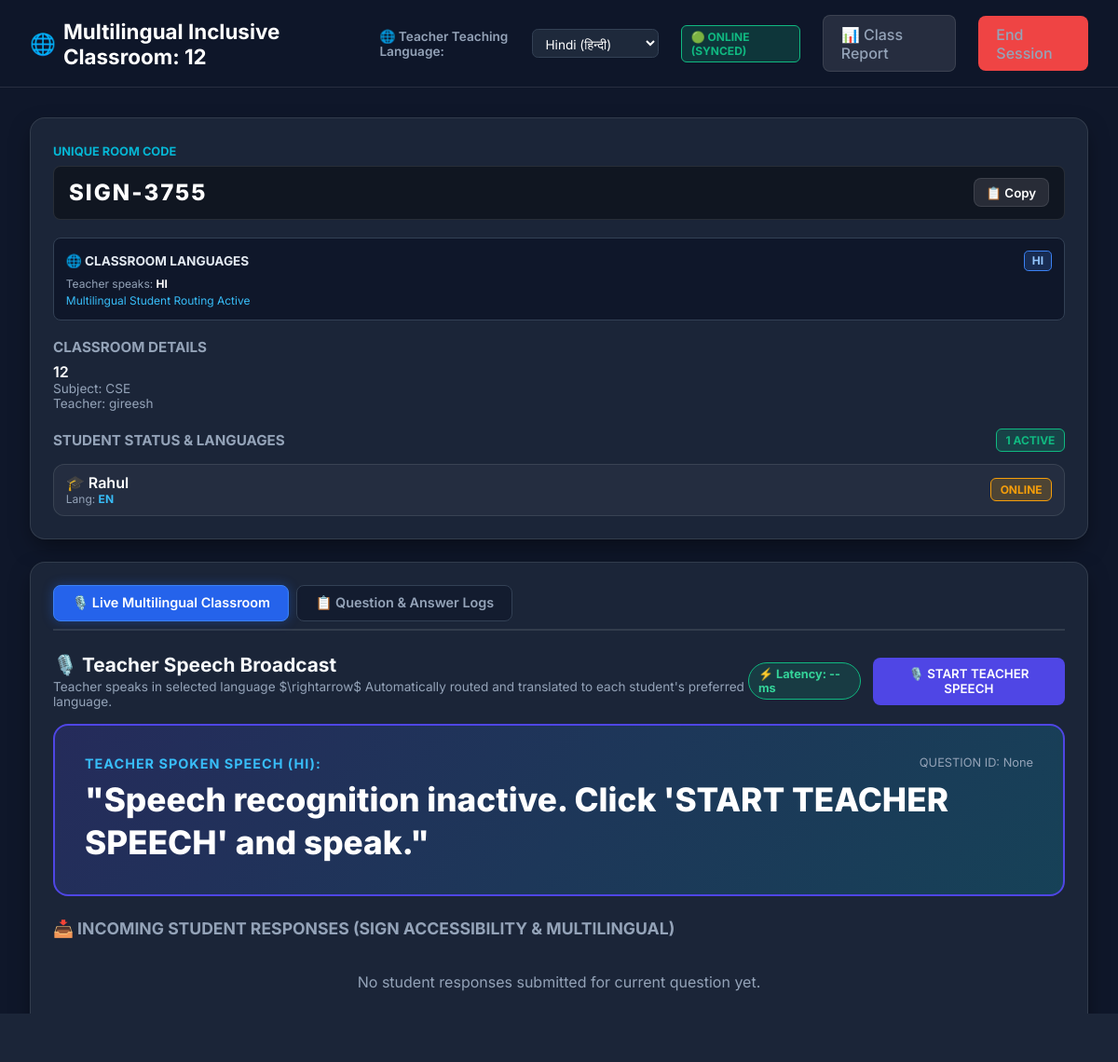
Screenshot of /teacher/SIGN-3755 with the database file from the repository.
### tables this page shows
CREATE TABLE rooms (
                room_code TEXT PRIMARY KEY,
                teacher_name TEXT NOT NULL,
                room_name TEXT NOT NULL,
                subject TEXT NOT NULL,
                description TEXT,
                max_students INTEGER DEFAULT 30,
                password TEXT,
                created_at TEXT NOT NULL,
                status TEXT DEFAULT 'active'
            , source_language TEXT DEFAULT 'hi', target_language TEXT DEFAULT 'sat', offline_mode INTEGER DEFAULT 0);

CREATE TABLE room_members (
                id INTEGER PRIMARY KEY AUTOINCREMENT,
                room_code TEXT NOT NULL,
                student_name TEXT NOT NULL,
                status TEXT DEFAULT 'online',
                joined_at TEXT NOT NULL, preferred_language TEXT DEFAULT 'en',
                FOREIGN KEY (room_code) REFERENCES rooms (room_code)
            );

### app.py (the view)
@app.route('/teacher/<room_code>')
def teacher_dashboard_page(room_code):
    room = db.get_room(room_code)
    if not room:
        return redirect(url_for('index_page'))
    members = db.get_room_members(room_code)
    questions = db.get_questions_by_room(room_code)
    pending_requests = db.get_student_requests(room_code, status="pending")
    return render_template('teacher_dashboard.html', room=room, members=members, questions=questions, pending_requests=pending_requests)

### app.py (called while the page is built)
@app.after_request
def add_header(response):
    response.headers['Cache-Control'] = 'no-cache, no-store, must-revalidate'
    response.headers['Pragma'] = 'no-cache'
    response.headers['Expires'] = '0'
    return response

### src/database.py (called while the page is built)
    def _get_connection(self):
        return sqlite3.connect(self.db_path)

    def get_room_members(self, room_code):
        conn = self._get_connection()
        cursor = conn.cursor()
        cursor.execute("SELECT id, student_name, status, joined_at, preferred_language FROM room_members WHERE room_code = ? ORDER BY id ASC", (room_code,))
        rows = cursor.fetchall()
        conn.close()
        return [{
            'id': r[0],
            'student_name': r[1],
            'status': r[2],
            'joined_at': r[3],
            'preferred_language': r[4] if len(r) > 4 and r[4] else 'en'
        } for r in rows]

    def get_student_requests(self, room_code, status="pending"):
        conn = self._get_connection()
        cursor = conn.cursor()
        cursor.execute("SELECT id, student_name, detected_sentence, confidence, status, timestamp FROM student_requests WHERE room_code = ? AND status = ? ORDER BY id ASC", (room_code, status))
        rows = cursor.fetchall()
        conn.close()
        return [{
            'id': r[0],
            'student_name': r[1],
            'detected_sentence': r[2],
            'confidence': float(r[3]),
            'status': r[4],
            'timestamp': r[5]
        } for r in rows]

### templates/teacher_dashboard.html (shortened to what this page needs)
<!DOCTYPE html>
<html lang="en">
<head>
    <link rel="stylesheet" href="{{ url_for('static', filename='css/classroom.css') }}">
</head>
<body>
    <nav class="navbar">
        <div class="nav-brand">
            <span>🌐</span>
            <span>Multilingual Inclusive Classroom: {{ room.room_name }}</span>
        </div>
        <div class="nav-links">
            <div style="display: flex; align-items: center; gap: 0.4rem;">
                <label for="teacherLangSelect" style="color: #94a3b8; font-size: 0.85rem; font-weight: 600;">🌐 Teacher Teaching Language:</label>
                <select id="teacherLangSelect" style="background: #1e293b; border: 1px solid #334155; color: #fff; padding: 0.35rem 0.6rem; border-radius: 0.4rem; font-size: 0.85rem;" onchange="onTeacherLangChange()">
                    <option value="hi" {% if room.teacher_language == 'hi' %}selected{% endif %}>Hindi (हिन्दी)</option>
                </select>
            </div>
            <div id="sync-status-badge" class="badge badge-success" onclick="triggerSync()" style="cursor: pointer;" title="Click to synchronize offline content">
                🟢 ONLINE (Synced)
            </div>
            <a href="/report/{{ room.room_code }}" class="btn btn-secondary">📊 Class Report</a>
            <a href="/" class="btn btn-danger" onclick="return confirm('End session?')">End Session</a>
        </div>
    </nav>
    <div class="container" style="max-width: 1600px;">
        <div class="dashboard-grid">
            <aside class="glass-card">
                <div style="margin-bottom: 1.2rem;">
                    <label style="font-size: 0.8rem; color: var(--secondary-color); font-weight: 700;">UNIQUE ROOM CODE</label>
                    <div style="display: flex; align-items: center; justify-content: space-between; background: rgba(0,0,0,0.4); padding: 0.8rem 1rem; border-radius: 0.5rem; margin-top: 0.4rem; border: 1px solid var(--border-color);">
                        <span style="font-size: 1.5rem; font-weight: 800; color: #fff; letter-spacing: 2px;" id="room-code-display">{{ room.room_code }}</span>
                        <button class="btn btn-secondary" onclick="navigator.clipboard.writeText('{{ room.room_code }}'); alert('Room Code Copied!')" style="padding: 0.4rem 0.8rem;">📋 Copy</button>
                    </div>
                </div>
                <div style="background: rgba(15,23,42,0.9); border: 1px solid #334155; border-radius: 0.5rem; padding: 0.8rem; margin-bottom: 1.2rem;">
                    <div style="display: flex; justify-content: space-between; align-items: center; margin-bottom: 0.4rem;">
                        <span style="font-size: 0.85rem; font-weight: 700; color: #e2e8f0;">🌐 CLASSROOM LANGUAGES</span>
                        <span class="lang-badge" id="teacher-lang-badge">{{ (room.teacher_language or 'en')|upper }}</span>
                    </div>
                    <div style="font-size: 0.75rem; color: #94a3b8;">Teacher speaks: <strong id="teacher-lang-name" style="color:#fff;">{{ room.teacher_language|upper }}</strong></div>
                    <div style="font-size: 0.75rem; color: #38bdf8; margin-top: 0.2rem;" id="active-languages-count">Multilingual Student Routing Active</div>
                </div>
                <div style="margin-bottom: 1.2rem;">
                    <h4 style="font-size: 0.95rem; color: var(--text-muted); margin-bottom: 0.4rem;">CLASSROOM DETAILS</h4>
                    <p style="font-weight: 600; color: #fff; margin:0;">{{ room.room_name }}</p>
                    <p style="font-size: 0.85rem; color: var(--text-muted); margin:0;">Subject: {{ room.subject }}</p>
                    <p style="font-size: 0.85rem; color: var(--text-muted); margin:0;">Teacher: {{ room.teacher_name }}</p>
                </div>
                <div>
                    <div style="display: flex; justify-content: space-between; align-items: center; margin-bottom: 0.8rem;">
                        <h4 style="font-size: 0.95rem; color: var(--text-muted);">STUDENT STATUS & LANGUAGES</h4>
                        <span class="badge badge-success" id="student-count-badge">{{ members|length }} Active</span>
                    </div>
                    <div class="timeline-list" id="student-list-container" style="max-height: 320px;">
                        {% for m in members %}
                        <div class="timeline-item" id="student-row-{{ m.student_name }}" style="padding: 0.6rem 0.8rem; display: flex; justify-content: space-between; align-items: center;">
                            <div>
                                <span style="font-weight: 600; color: #fff;">🎓 {{ m.student_name }}</span>
                                <div style="font-size: 0.75rem; color: var(--text-muted);" id="status-sub-{{ m.student_name }}">Lang: <strong style="color:#38bdf8">{{ (m.preferred_language or 'en')|upper }}</strong></div>
                            </div>
                            <span class="badge badge-warning" id="status-tag-{{ m.student_name }}">ONLINE</span>
                        </div>
                        {% else %}
                        <p style="font-size: 0.85rem; color: var(--text-muted); text-align: center;">Waiting for students to join...</p>
                        {% endfor %}
                    </div>
                </div>
            </aside>
            <main class="glass-card">
                <div class="tabs-nav">
                    <button class="tab-btn active" onclick="switchTab('tab-live')">🎙️ Live Multilingual Classroom</button>
                    <button class="tab-btn" onclick="switchTab('tab-history')">📋 Question & Answer Logs</button>
                </div>
                <div id="tab-live" class="tab-pane active">
                    <div style="display: flex; justify-content: space-between; align-items: center; margin-bottom: 1rem;">
                        <div>
                            <h3 style="font-size: 1.3rem; margin:0;">🎙️ Teacher Speech Broadcast</h3>
                            <p style="font-size: 0.85rem; color: #94a3b8; margin: 0.2rem 0 0 0;">Teacher speaks in selected language $\rightarrow$ Automatically routed and translated to each student's preferred language.</p>
                        </div>
                        <div style="display: flex; gap: 0.8rem; align-items: center;">
                            <span class="latency-ticker" id="measured-latency-display">⚡ Latency: -- ms</span>
                            <button id="btn-toggle-speech" class="btn btn-primary" onclick="toggleTeacherSpeech()">🎙️ START TEACHER SPEECH</button>
                        </div>
                    </div>
                    <div class="accessible-teacher-box" style="margin-bottom: 1.5rem;">
                        <div style="display: flex; justify-content: space-between;">
                            <label style="color: #38bdf8;">TEACHER SPOKEN SPEECH (<span id="active-teacher-lang-label">{{ (room.teacher_language or 'en')|upper }}</span>):</label>
                            <span style="font-size: 0.8rem; color: #94a3b8;" id="active-question-id-tag">QUESTION ID: None</span>
                        </div>
                        <div class="accessible-text" id="teacher-live-transcript">"Speech recognition inactive. Click 'START TEACHER SPEECH' and speak."</div>
                    </div>
                    <div style="display: flex; justify-content: space-between; align-items: center; margin-bottom: 0.8rem;">
                        <h4 style="font-size: 1.1rem; color: var(--text-muted); margin:0;">📥 INCOMING STUDENT RESPONSES (SIGN ACCESSIBILITY & MULTILINGUAL)</h4>
                    </div>
                    <div class="timeline-list" id="live-responses-container" style="max-height: 380px;">
                        <div id="no-responses-placeholder" style="text-align: center; color: var(--text-muted); padding: 1.5rem;">
                            No student responses submitted for current question yet.
                        </div>
                    </div>
                </div>
            </main>
        </div>
    </div>
</body>
</html>

### static/css/classroom.css (style rules this page uses)
:root { --primary-color: #4f46e5; --primary-hover: #4338ca; --secondary-color: #06b6d4; --bg-dark: #0f172a; --card-bg: rgba(30, 41, 59, 0.85); --border-color: rgba(255, 255, 255, 0.1); --text-main: #f8fafc; --text-muted: #94a3b8; --accent-green: #10b981; --accent-red: #ef4444; --accent-amber: #f59e0b; }
* { box-sizing: border-box; margin: 0; padding: 0; font-family: 'Inter', system-ui, -apple-system, sans-serif; }
body { background-color: var(--bg-dark); color: var(--text-main); min-height: 100vh; display: flex; flex-direction: column; }
.navbar { background: rgba(15, 23, 42, 0.95); backdrop-filter: blur(12px); border-bottom: 1px solid var(--border-color); padding: 1rem 2rem; display: flex; justify-content: space-between; align-items: center; position: sticky; top: 0; z-index: 100; }
.nav-brand { font-size: 1.4rem; font-weight: 700; color: #fff; display: flex; align-items: center; gap: 0.5rem; }
.nav-links { display: flex; gap: 1.5rem; align-items: center; }
.nav-links a { color: var(--text-muted); text-decoration: none; font-weight: 500; transition: color 0.2s; }
.btn { padding: 0.6rem 1.2rem; border-radius: 0.5rem; font-weight: 600; cursor: pointer; border: none; transition: all 0.2s; text-decoration: none; display: inline-flex; align-items: center; gap: 0.5rem; }
.btn-primary { background: var(--primary-color); color: #fff; }
.btn-secondary { background: rgba(255, 255, 255, 0.1); color: #fff; border: 1px solid var(--border-color); }
.btn-danger { background: var(--accent-red); color: #fff; }
.container { max-width: 1400px; margin: 0 auto; padding: 2rem; width: 100%; flex: 1; }
.glass-card { background: var(--card-bg); backdrop-filter: blur(16px); border: 1px solid var(--border-color); border-radius: 1rem; padding: 1.5rem; box-shadow: 0 10px 25px -5px rgba(0, 0, 0, 0.5); }
.dashboard-grid { display: grid; grid-template-columns: 300px 1fr 340px; gap: 1.5rem; }
@media (max-width: 1200px) { .dashboard-grid { grid-template-columns: 1fr; } }
.accessible-teacher-box { background: linear-gradient(135deg, rgba(79, 70, 229, 0.2) 0%, rgba(6, 182, 212, 0.2) 100%); border: 2px solid var(--primary-color); border-radius: 1rem; padding: 2rem; margin-bottom: 2rem; }
.accessible-teacher-box label { font-size: 0.9rem; text-transform: uppercase; letter-spacing: 1px; color: var(--secondary-color); font-weight: 700; display: block; margin-bottom: 0.5rem; }
.accessible-text { font-size: 2.2rem; font-weight: 800; color: #ffffff; line-height: 1.3; }
.badge { padding: 0.25rem 0.6rem; border-radius: 0.375rem; font-size: 0.75rem; font-weight: 700; text-transform: uppercase; }
.badge-success { background: rgba(16, 185, 129, 0.2); color: var(--accent-green); border: 1px solid var(--accent-green); }
.badge-warning { background: rgba(245, 158, 11, 0.2); color: var(--accent-amber); border: 1px solid var(--accent-amber); }
.timeline-list { display: flex; flex-direction: column; gap: 1rem; max-height: 400px; overflow-y: auto; }
.timeline-item { background: rgba(255, 255, 255, 0.04); border: 1px solid var(--border-color); padding: 1rem; border-radius: 0.75rem; }

### templates/teacher_dashboard.html (style rules this page uses)
.tabs-nav { display: flex; gap: 0.5rem; margin-bottom: 1.5rem; border-bottom: 2px solid rgba(255,255,255,0.1); padding-bottom: 0.5rem; flex-wrap: wrap; }
.tab-btn { background: rgba(15,23,42,0.6); border: 1px solid #334155; color: #94a3b8; padding: 0.6rem 1.2rem; border-radius: 0.5rem; font-weight: 600; font-size: 0.9rem; cursor: pointer; transition: all 0.2s ease; }
.tab-btn.active { background: #2563eb; color: #fff; border-color: #3b82f6; box-shadow: 0 0 12px rgba(37,99,235,0.4); }
.tab-pane { display: none; }
.tab-pane.active { display: block; }
.latency-ticker { display: inline-flex; align-items: center; gap: 0.4rem; background: rgba(16,185,129,0.15); border: 1px solid #10b981; color: #34d399; padding: 0.25rem 0.6rem; border-radius: 999px; font-size: 0.8rem; font-weight: 700; }
.lang-badge { background: rgba(59,130,246,0.2); border: 1px solid #3b82f6; color: #93c5fd; padding: 0.15rem 0.5rem; border-radius: 0.3rem; font-size: 0.75rem; font-weight: 700; }

### rows the page displays
rooms: room_name "12", source_language "Hindi (हिन्दी)", room_code "SIGN-3755", source_language "HI", teacher_language "HI", subject "CSE", teacher_name "gireesh"
room_members: student_name "Rahul", preferred_language "EN"

### other values shown
{{ members|length }} "1"
